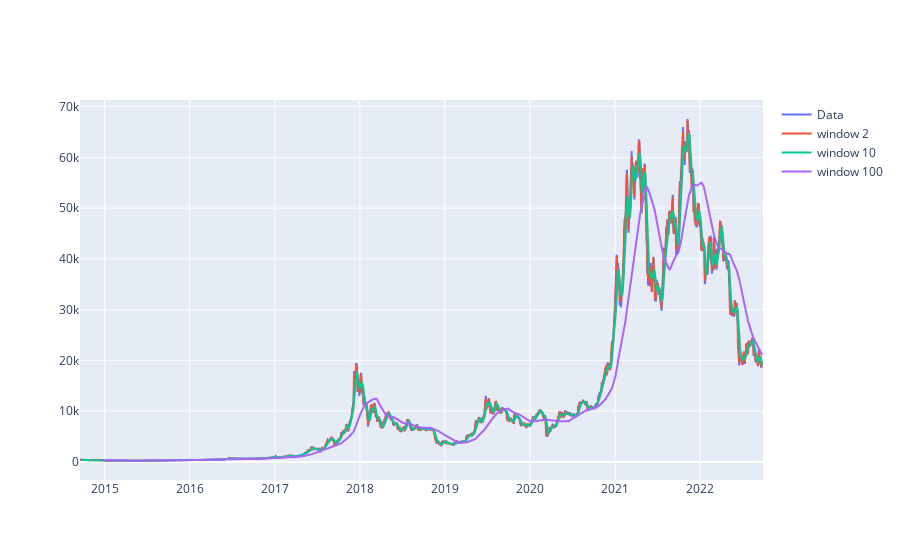

Notebook source saved alongside this figure:
### Code cell
# Построим графики сглажиавния скользящим срдедним для разных значений window
fig = make_subplots(rows=1, cols=1, shared_xaxes=True, vertical_spacing=0.02)
fig.add_trace(go.Scatter(x=btc_df.index, y=btc_df['close'], mode='lines', name='Data'),1,1)
fig.add_trace(go.Scatter(x=btc_df.index, y=btc_df['rolling_w_2'], mode='lines', name=f'window 2'),1,1)
fig.add_trace(go.Scatter(x=btc_df.index, y=btc_df['rolling_w_10'], mode='lines', name=f'window 10'),1,1)
fig.add_trace(go.Scatter(x=btc_df.index, y=btc_df['rolling_w_100'], mode='lines', name=f'window 100'),1,1)
fig.show()

### Figure 1 — Plotly figure (JSON) as saved in the notebook; plotly's stock layout.template omitted (floating-point values rounded to 4 significant figures; data arrays with more than 128 entries replaced by an {"elided": "..."} marker saying what was removed)
{"data": [{"mode": "lines", "name": "Data", "type": "scatter", "x": {"elided": "2934 str values"}, "xaxis": "x", "y": {"elided": "2934 float values"}, "yaxis": "y"}, {"mode": "lines", "name": "window 2", "type": "scatter", "x": {"elided": "2934 str values"}, "xaxis": "x", "y": {"elided": "2934 float values"}, "yaxis": "y"}, {"mode": "lines", "name": "window 10", "type": "scatter", "x": {"elided": "2934 str values"}, "xaxis": "x", "y": {"elided": "2934 float values"}, "yaxis": "y"}, {"mode": "lines", "name": "window 100", "type": "scatter", "x": {"elided": "2934 str values"}, "xaxis": "x", "y": {"elided": "2934 float values"}, "yaxis": "y"}], "layout": {"autosize": true, "xaxis": {"anchor": "y", "autorange": true, "domain": [0, 1], "range": ["2014-09-17", "2022-09-28 08:55"], "type": "date"}, "yaxis": {"anchor": "x", "autorange": true, "domain": [0, 1], "range": [-3566.0, 71310.0], "type": "linear"}}}
